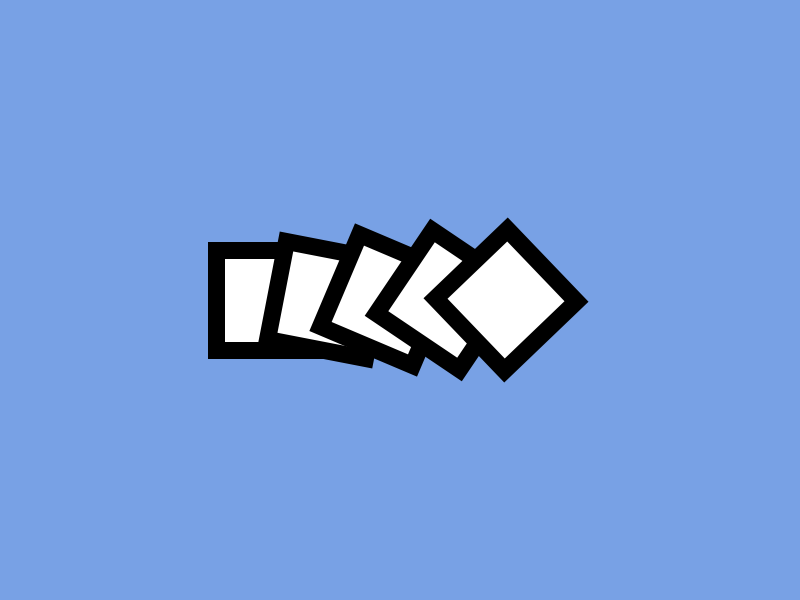
Frame 1 (no input)
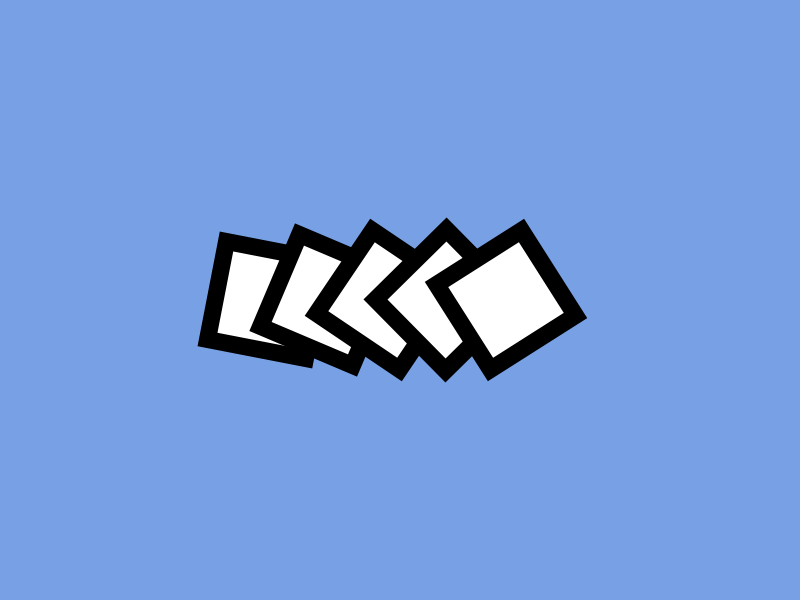
Frame 60 (the mouse pressed at the canvas centre just before this capture)
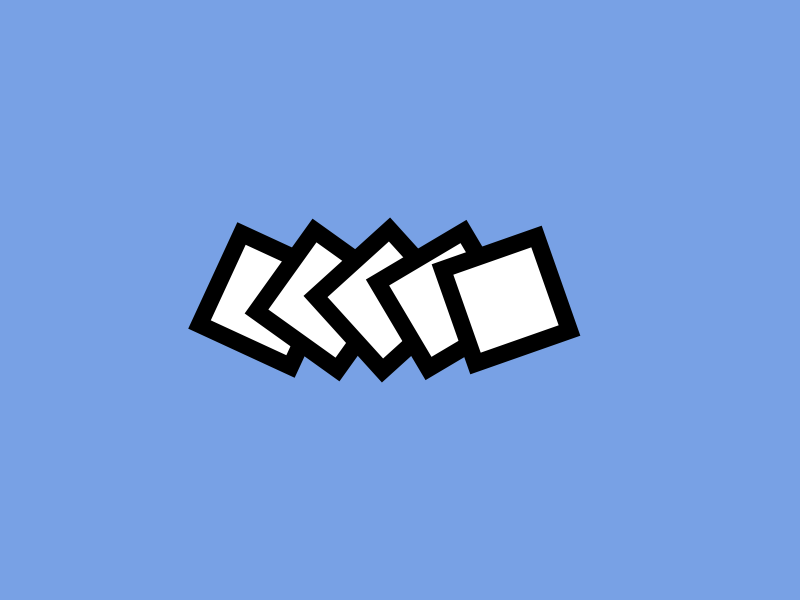
Frame 120 (the mouse held since frame 60 and released just before this capture)

The Processing sketch that drew these frames (run headless with seeded random() and noise(); from frame 60 on, the mouse is pressed at the canvas centre):

// Processing sketch: processing_107770
// ── processing_107770.pde

float thetaStart;
int howMany = 5;
TriRot [] Elem = new TriRot[howMany];

void setup() {
  float x, y;
  float r = 0;
  float rad = 20; //radius
  float min_sz = 100; // min size of rect
  float max_sz = 90; //max size
  float sz = min_sz;
  float sw = 17; //strokeWeight
  float col = 255;
  float colIncr = 255/howMany;
  size(800, 600);
  background(255);
  for (int i = 0; i < Elem.length; i++) {
    x = width/3 + (i*(height/(howMany*2)));
    y = height/2 ;
    Elem[i] = new TriRot(x, y, sz, sw, col);
  }
}

void draw() {
  background(color(#78A1E5));
  for (int i = 0; i < Elem.length; i++) {
    Elem[i].display();
  }
}

void mouseClicked() {
  save(random(12345)+".png");
}

class TriRot {
  float x, y;
  float sz, sz_var; //size
  float sw; //strokeWeight
  float theta, thetaIncr;
  float col; //color

  TriRot(float _x, float _y, float _sz, float _sw, float _col ) {
    x = _x;
    y = _y;
    sz = _sz;
    sw = _sw;
    col = _col;
    rectMode(CENTER);
    stroke(0);
    strokeWeight(sw);
    theta = thetaStart;
    thetaIncr = .03;
    thetaStart += 0.2;
  }

  void display() {
    fill(col);
    translate(x, y);
    rotate(theta);
    //sz_var = map(sin(theta), -1,1,1,1.5)*sz;
    sz_var = sz;
    rect(0, 0, sz_var, sz_var);
    resetMatrix();
    theta += thetaIncr;
  }
}
